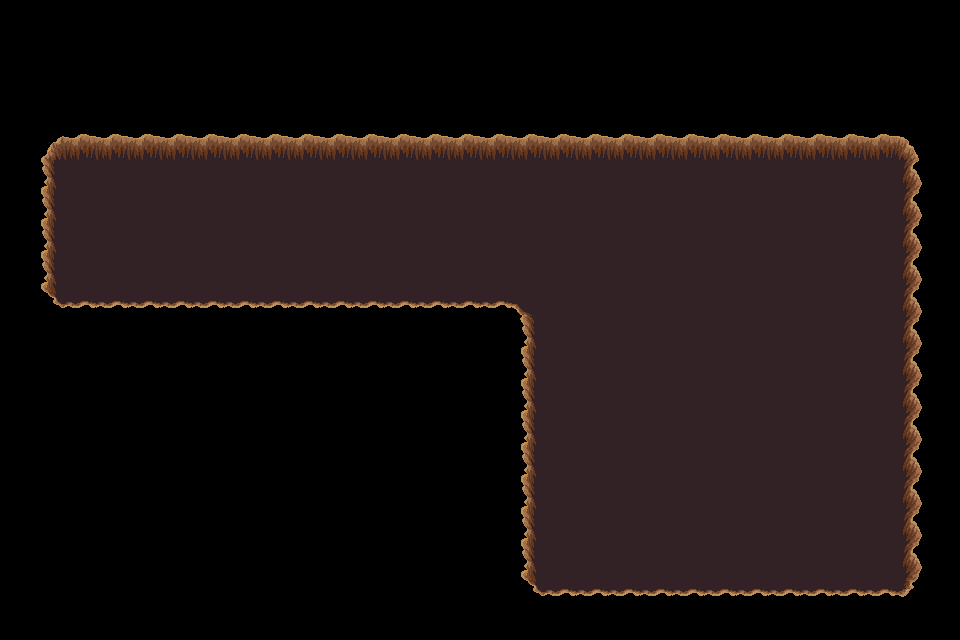

A level layout from a 2D game, rendered from its tile map. Below: a short description, then the map file with its tile-grid data intact:
An orthogonal 30x20 tile map with 32x32 px tiles, 1 tile layer (trou), 2 tilesets.

<map version="1.5" tiledversion="1.7.2" orientation="orthogonal" renderorder="right-down" width="30" height="20" tilewidth="32" tileheight="32" infinite="0" nextlayerid="9" nextobjectid="1">
 <tileset firstgid="1" source="../../../dungeon_green.tsx" />
 <tileset firstgid="530" source="../../../dungeon.tsx" />
 <layer id="8" name="trou" width="30" height="20">
  <data encoding="csv">
0,0,0,0,0,0,0,0,0,0,0,0,0,0,0,0,0,0,0,0,0,0,0,0,0,0,0,0,0,0,
0,0,0,0,0,0,0,0,0,0,0,0,0,0,0,0,0,0,0,0,0,0,0,0,0,0,0,0,0,0,
0,0,0,0,0,0,0,0,0,0,0,0,0,0,0,0,0,0,0,0,0,0,0,0,0,0,0,0,0,0,
0,0,0,0,0,0,0,0,0,0,0,0,0,0,0,0,0,0,0,0,0,0,0,0,0,0,0,0,0,0,
0,432,433,433,433,433,433,433,433,433,433,433,433,433,433,433,433,433,433,433,433,433,433,433,433,433,433,433,434,0,
0,455,456,456,456,456,456,456,456,456,456,456,456,456,456,456,456,456,456,456,456,456,456,456,456,456,456,456,457,0,
0,455,456,456,456,456,456,456,456,456,456,456,456,456,456,456,456,456,456,456,456,456,456,456,456,456,456,456,457,0,
0,455,456,456,456,456,456,456,456,456,456,456,456,456,456,456,456,456,456,456,456,456,456,456,456,456,456,456,457,0,
0,455,456,456,456,456,456,456,456,456,456,456,456,456,456,456,456,456,456,456,456,456,456,456,456,456,456,456,457,0,
0,478,479,479,479,479,479,479,479,479,479,479,479,479,479,479,388,456,456,456,456,456,456,456,456,456,456,456,457,0,
0,0,0,0,0,0,0,0,0,0,0,0,0,0,0,0,455,456,456,456,456,456,456,456,456,456,456,456,457,0,
0,0,0,0,0,0,0,0,0,0,0,0,0,0,0,0,455,456,456,456,456,456,456,456,456,456,456,456,457,0,
0,0,0,0,0,0,0,0,0,0,0,0,0,0,0,0,455,456,456,456,456,456,456,456,456,456,456,456,457,0,
0,0,0,0,0,0,0,0,0,0,0,0,0,0,0,0,455,456,456,456,456,456,456,456,456,456,456,456,457,0,
0,0,0,0,0,0,0,0,0,0,0,0,0,0,0,0,455,456,456,456,456,456,456,456,456,456,456,456,457,0,
0,0,0,0,0,0,0,0,0,0,0,0,0,0,0,0,455,456,456,456,456,456,456,456,456,456,456,456,457,0,
0,0,0,0,0,0,0,0,0,0,0,0,0,0,0,0,455,456,456,456,456,456,456,456,456,456,456,456,457,0,
0,0,0,0,0,0,0,0,0,0,0,0,0,0,0,0,455,456,456,456,456,456,456,456,456,456,456,456,457,0,
0,0,0,0,0,0,0,0,0,0,0,0,0,0,0,0,478,479,479,479,479,479,479,479,479,479,479,479,480,0,
0,0,0,0,0,0,0,0,0,0,0,0,0,0,0,0,0,0,0,0,0,0,0,0,0,0,0,0,0,0
</data>
 </layer>
</map>
